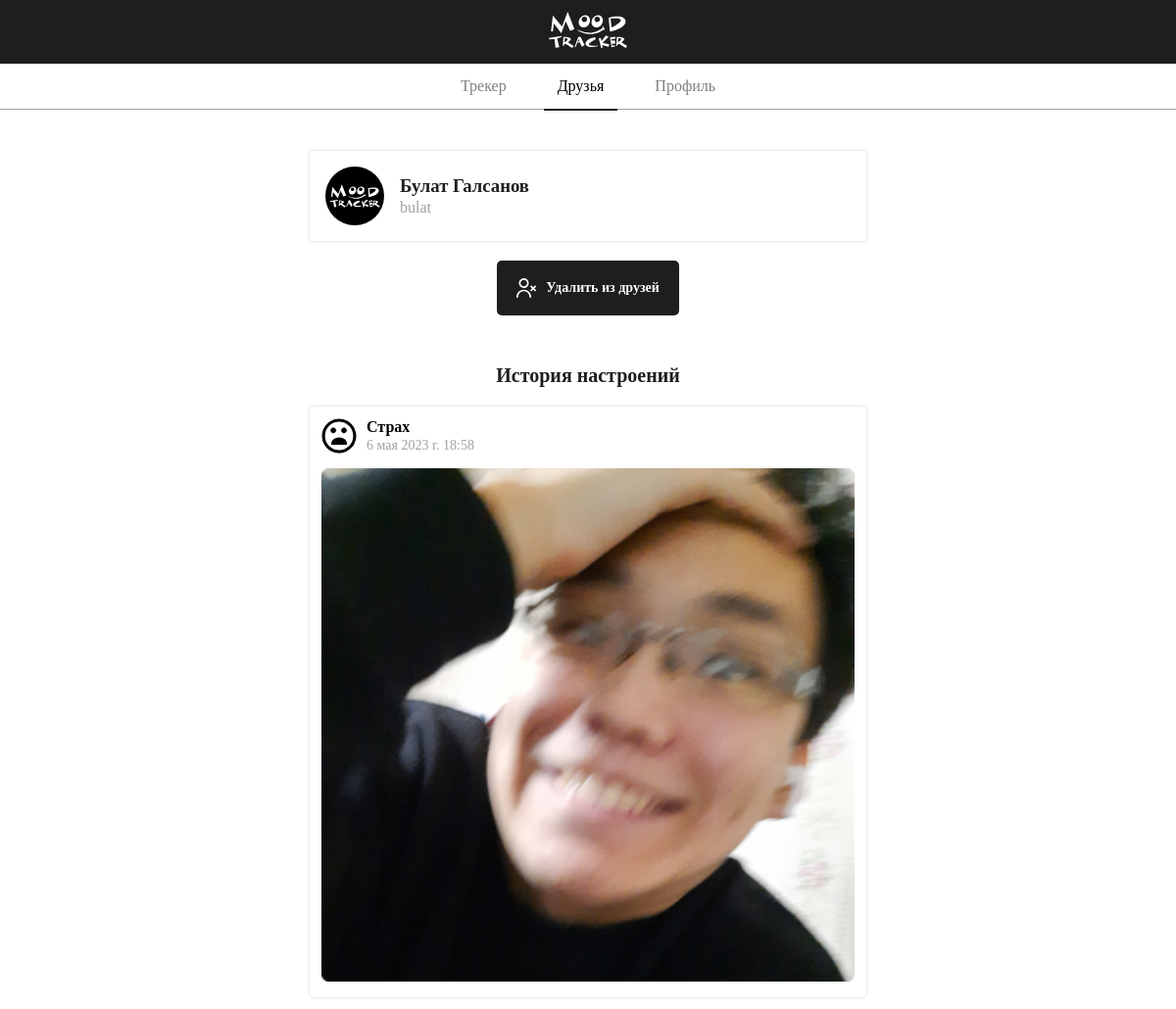
The page /some_friend/6 (signed in) on the database its author committed.
### moodtracker/models.py (models this page shows, shortened)
class User(AbstractBaseUser, PermissionsMixin):
    username = None
    login = models.CharField(max_length=255, unique=True)
    is_active = models.BooleanField(default=True)
    date_create = models.DateTimeField(auto_now_add=True)
    first_name = models.CharField(max_length=255)
    last_name = models.CharField(max_length=255)
    unique_id = ShortUUIDField(
        length=5,
        max_length=5,
        alphabet="123456789",
        unique=True
    )
    avatar = models.FileField(upload_to='user/', default='user/default_image.png')
    objects = UserManager()
    USERNAME_FIELD = 'login'
    REQUIRED_FIELDS = []
    def get_full_name(self):
        full_name = '%s %s' % (self.first_name, self.last_name)
        return full_name.strip()

class Tracker(models.Model):
    image = models.FileField(upload_to='tracker/')
    mood = models.CharField(max_length=255, blank=True, null=True)
    date_create = models.DateTimeField(auto_now_add=True)
    user = models.ForeignKey(User, on_delete=models.CASCADE)

### moodtracker/views.py (the view)
# urls.py: path('some_friend/<int:id>', some_friend_view, name='friend'),
@login_required(login_url='login')
def some_friend_view(request, id):
    friend = User.objects.get(id=id)
    trackers = Tracker.objects.filter(user=friend)
    return render(request, 'friend_page.html', locals())

### templates/friend_page.html (shortened to what this page needs)
<!DOCTYPE html>
<html lang="en">
<head>
	{% load static %}
	<link rel="stylesheet" href="{% static '/styles/base.css' %}">
</head>
<body>
<header>
	<div class="header-top">
		<div class="logo">
			<img class="logo-header svg-white" src="{% static 'img/logo_moodtracker_white.svg' %}" alt="logo">
		</div>
	</div>
	<div class="header-bottom">
		<nav>
			<ul>
				<li><a href="{% url 'tracker' %}">Трекер</a></li>
				<li>
					<a href="{% url 'friends' %}" style="color: black">Друзья</a>
					<hr class="ref-underline">
				</li>
				<li><a href="{% url 'profile' %}">Профиль</a></li>
			</ul>
		</nav>
	</div>
</header>
<div class="container">
	<div class="content-block">
		<div class="user-group">
			<div class="user-info">
				<img src="{{ friend.avatar.url }}" alt="user-image" class="display-image">
				<div class="left-aligned-text">
					<h3 id="fullname">{{ friend.get_full_name }}</h3>
					<p id="login" class="minor-text">{{ friend.login }}</p>
				</div>
			</div>
		</div>
		<a href="{% url 'delete_friend' friend.id %}">
			<button type="button" class="button primary-button">
				<img class="icon" src="{% static 'img/remove_user.svg' %}" alt="camera_icon">
				<span>Удалить из друзей</span>
			</button>
		</a>
	</div>
	<div class="content-block">
		<h2>История настроений</h2>
		{% if trackers %}
			<div class="post-list">
				{% for tracker in trackers %}
					<div class="post">
						<div class="post-header space-between">
							<div class="post-info-group">
								<img class="icon-smile" src="{% static 'img/smiles/fear_smile_black.svg' %}"
								     alt="fear_smile_icon">
								<div class="left-aligned-text">
									<h4>{{ tracker.mood }}</h4>
									<p class="minor-text">{{ tracker.date_create }}</p>
								</div>
							</div>
						</div>
						<img class="post-image" src="{{ tracker.image.url }}" alt="post_image">
					</div>
				{% endfor %}
			</div>
		{% else %}
			<h4>{{ friend.first_name }} пока ничего не выложила</h4>
		{% endif %}
	</div>
</div>
</body>
</html>

### static/styles/base.css (style rules this page uses)
* { padding: 0; margin: 0; }
*, *:before, *:after { box-sizing: border-box; font-family: Montserrat; }
body { background-color: #fff; background-size: cover; background-attachment: fixed; font-family: Montserrat; font-weight: 400; display: flex; flex-direction: column; align-items: center; }
.container { max-width: 600px; width: 100%; position: relative; display: flex; flex-direction: column; align-items: center; height: 100%; padding: 42px 16px; }
.container > *:not(:first-child) { margin-top: 50px; }
.logo-header { width: 80px; }
button { max-width: 600px; width: 100%; height: 56px; display: flex; justify-content: center; align-items: center; text-align: center; padding: 10px 20px; border-radius: 5px; border: none; background-color: #1E1E1E; color: #fff; font-family: Montserrat; font-size: 14px; font-weight: 700; cursor: pointer; }
button > *:not(:first-child) { margin-left: 10px; }
h2 { text-align: center; font-size: 20px; color: #1E1E1E; }
a { text-decoration: none; }
hr { margin: 20px 0; border: 1px solid #a1a1a1; }
.minor-text { color: #a1a1a1; font-size: 14px; }
#login { font-size: 16px; }
header { display: block; width: 100%; border-bottom: 1px solid #a1a1a1; }
.header-top { background-color: #1E1E1E; display: flex; justify-content: center; align-items: center; padding: 12px 0; }
.logo img { max-width: 200px; }
.header-bottom { color: gray; background-color: #fff; text-align: center; padding: 0; }
.header-bottom a { color: gray; font-weight: 500; }
nav ul { list-style: none; margin: 0; padding: 0; }
nav li { position: relative; display: inline-block; margin: 0 10px; height: 100%; }
nav a { display: block; text-decoration: none; color: #fff; font-weight: bold; padding: 14px; border-radius: 5px; }
.ref-underline { margin: 0; position: absolute; border: solid 1px #1E1E1E; bottom: initial; width: 100%; }
.content-block { position: relative; display: flex; flex-direction: column; justify-content: center; align-items: center; width: 100%; }
.content-block > *:not(:first-child) { margin-top: 20px; }
.icon { width: 20px; }
.space-between { display: flex; justify-content: space-between; }
.post-list { width: 100%; }
.post { width: 100%; border-radius: 5px; box-shadow: 0px 0px 3px rgba(0, 0, 0, 0.2); padding: 12px; }
.post-header { height: auto; }
.post-info-group { width: auto; display: flex; align-items: center; }
.post-info-group > *:not(:first-child) { margin-left: 10px; }
.left-aligned-text > *:not(:first-child) { margin-top: 2px; }
.icon-smile { width: 36px; }
.post-image { width: 100%; border-radius: 5px; margin-top: 15px; }
.user-group { display: flex; justify-content: space-between; width: 100%; box-shadow: 0px 0px 3px rgba(0, 0, 0, 0.2); padding: 16px; color: #1E1E1E; }
.user-info { width: auto; display: flex; align-items: center; }
.user-info > *:not(:first-child) { margin-left: 10px; }
.user-info > *:not(:first-child) { margin-left: 16px; }
.user-group .display-image { object-fit: cover; width: 60px; height: 60px; border-radius: 100%; }

### rows shown on the page
User: avatar (placeholder picture), get_full_name "Булат Галсанов", login "bulat"
Tracker: mood "Страх", date_create "6 мая 2023 г. 18:58", image (picture)
